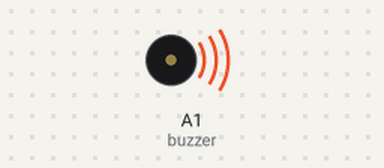
Recording of a sketch running on a simulated Arduino Uno, built with avr-gcc and run on an emulated ATmega328P. On the bench: buzzer (waves = sounding).

Above: at 0.2 s.
At 16.42 s:
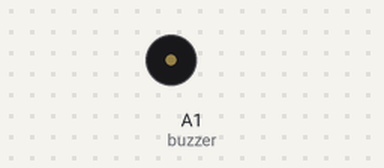
Timing chart, 0 to 17.0 s (numbered marks = the images above):
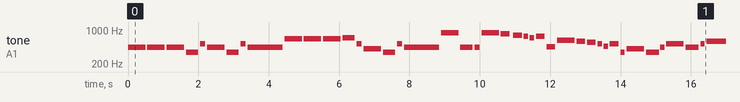

The sketch:

parte_2_practica_5.ino
```cpp
/*
   Fundacion Kinal
   Centro educativo tecnico laboral Kinal
   Quinto perito
   Quinto electronica
   Codigo Tecnico: EB5AV
   Curso: Taller de electronica digital y reparacion de computadoras I
   Proyecto: Práctica 5 - Parte 2
   Dev: Profe. Alejandro Lopez Navas
   Fecha: 10 de mayo

*/
#define buzzer A1

int Do=261;
int re=294;
int mi=329;
int fa=349;
int sol=391;
int solS=415;
int la=440;
int laS=455;
int si=466;
int doH=523;
int doSH=554;
int reH=587;
int reSH=622;
int miH=659;
int faH=698;
int faSH=740;
int solH=783;
int solSH=830;
int laH=880;
void setup()    {
  pinMode(buzzer, OUTPUT);
}

void loop(){
  tone(buzzer, la, 500);
  delay(550);
  tone(buzzer, la, 500);
  delay(550);
  tone(buzzer, la, 500);
  delay(550);
  tone(buzzer, fa, 350);
  delay(400);
  tone(buzzer, doH, 150);
  delay(200);
  tone(buzzer, la, 500);
  delay(550);
  tone(buzzer, fa, 350);
  delay(400);
  tone(buzzer, doH, 150);
  delay(200);
  tone(buzzer, la, 1000);
  delay(1050);
  tone(buzzer, miH, 500);
  delay(550);
  tone(buzzer, miH, 500);
  delay(550);
  tone(buzzer, miH, 500);
  delay(550);
  tone(buzzer, faH, 350);
  delay(400);
  tone(buzzer, doH, 150);
  delay(200);
  tone(buzzer, solS, 500);
  delay(550);
  tone(buzzer, fa, 350);
  delay(400);
  tone(buzzer, doH, 150);
  delay(200);
  tone(buzzer, la, 1000);
  delay(1050);
  tone(buzzer, laH, 500);
  delay(550);
  tone(buzzer, la, 350);
  delay(400);
  tone(buzzer, la, 150);
  delay(200);
  tone(buzzer, laH, 500);
  delay(550);
  tone(buzzer, solSH, 250);
  delay(350);
  tone(buzzer, solH, 250);
  delay(300);
  tone(buzzer, faSH, 125);
  delay(175);
  tone(buzzer, faH, 125);
  delay(175);
  tone(buzzer, faSH, 250);
  delay(300);
  tone(buzzer, laS, 250);
  delay(300);
  tone(buzzer, reSH, 500);
  delay(550);
  tone(buzzer, reH, 250);
  delay(300);
  tone(buzzer, doSH, 250);
  delay(300);
  tone(buzzer, doH, 125);
  delay(175);
  tone(buzzer, si, 125);
  delay(175);
  tone(buzzer, doH, 250);
  delay(300);
  tone(buzzer, fa, 125);
  delay(175);
  tone(buzzer, solS, 500);
  delay(550);
  tone(buzzer, fa, 375);
  delay(400);
  tone(buzzer, la, 125);
  delay(175);
  tone(buzzer, doH, 500);
  delay(550);
  tone(buzzer, la, 375);
  delay(425);
  tone(buzzer, doH, 125);
  delay(175);
  tone(buzzer, reH, 1000);
  delay(1050);
  tone(buzzer, laH, 500);
  delay(550);
  tone(buzzer, la, 350);
  delay(400);
  tone(buzzer, la, 150);
  delay(200);
  tone(buzzer, laH, 500);
  delay(550);
  tone(buzzer, solSH, 250);
  delay(300);
  tone(buzzer, solH, 250);
  delay(300);
  tone(buzzer, faSH, 125);
  delay(175);
  tone(buzzer, faH, 125);
  delay(175);
  tone(buzzer, faSH, 250);
  delay(300);
  tone(buzzer, laS, 250);
  delay(300);
  tone(buzzer, reSH, 500);
  delay(550);
  tone(buzzer, reH, 250);
  delay(300);
  tone(buzzer, doSH, 250);
  delay(300);
  tone(buzzer, doH, 125);
  delay(175);
  tone(buzzer, si, 125);
  delay(175);
  tone(buzzer, solH, 250);
  delay(300);
  tone(buzzer, fa, 250);
  delay(300);
  tone(buzzer, solS, 500);
  delay(550);
  tone(buzzer, fa, 375);
  delay(425);
  tone(buzzer, doH, 125);
  delay(175);
  tone(buzzer, la, 500);
  delay(550);
  tone(buzzer, fa, 375);
  delay(425);
  tone(buzzer, Do, 125);
  delay(175);
  tone(buzzer, la, 1000);
  delay(1000);
}
```

Measured:
- by itself, tone on A1 (buzzer): plays 440 Hz for 0.50 s, 440 Hz for 0.50 s, 440 Hz for 0.50 s, 349 Hz for 0.35 s, 523 Hz for 0.15 s, 440 Hz for 0.50 s … (326 notes in this stretch)
